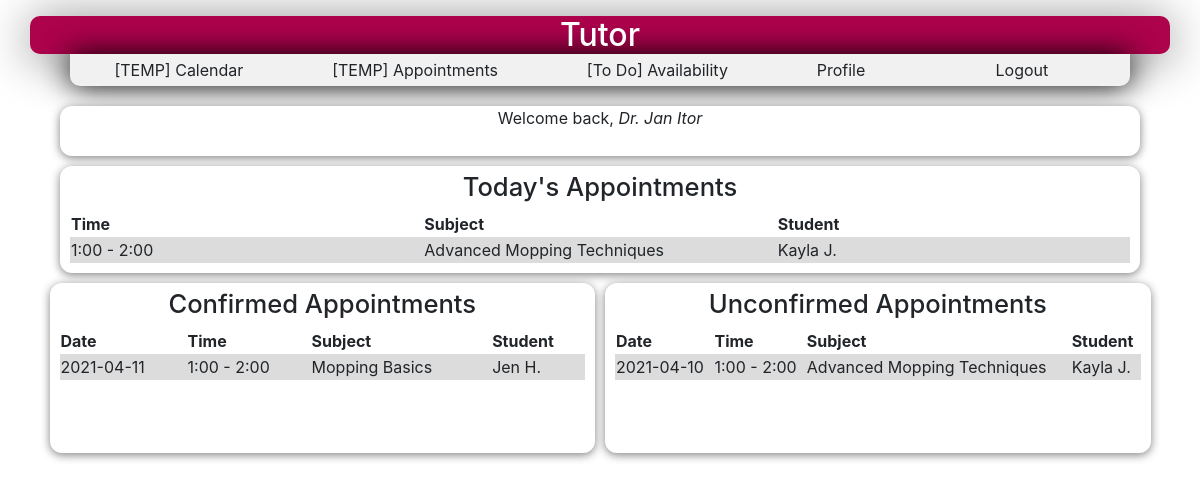
Page /pages/tutor-home.php (signed in) on the committed database.
### tables this page shows
CREATE TABLE IF NOT EXISTS `appointment` (
`id` int(3) NOT NULL,
  `tutor_id` int(3) NOT NULL,
  `date` date NOT NULL,
  `time_start` varchar(10) NOT NULL,
  `time_end` varchar(10) NOT NULL,
  `subject` varchar(50) NOT NULL,
  `status` varchar(11) NOT NULL DEFAULT 'Unconfirmed',
  `student_id` int(7) DEFAULT NULL,
  `time_off` bit(1) NOT NULL DEFAULT b'0',
  `assignment` text NOT NULL,
  `file` varchar(400) NOT NULL,
  `student_name` varchar(100) NOT NULL,
  `student_email` varchar(100) NOT NULL
);

CREATE TABLE IF NOT EXISTS `student` (
`id` int(7) NOT NULL,
  `name` varchar(50) NOT NULL,
  `email` varchar(50) NOT NULL
);

### scripts/query_functions.php (the view, shortened to what this page needs)
<?php
require_once('initialize.php');
function get_appointments($date)
{
    global $db;
    $sql = "SELECT Appointment.time_start, Appointment.time_end, Appointment.subject, Student.name
        FROM Appointment
        INNER JOIN Tutor ON Tutor.id = Appointment.tutor_id AND Tutor.id = " . $_SESSION['activeUser']['id'] . " AND Appointment.date = " . $date . "
        INNER JOIN Student ON Student.id = Appointment.student_id ORDER BY Appointment.time_start ASC";
    if (!$result = $db->query($sql)) {
        die ('There was an error running query[' . $connection->error . ']');
    }
    while($row = $result->fetch_assoc()) {
        echo "<tr><td>" . $row["time_start"] . " - " . $row["time_end"] . "</td><td>" . $row["subject"] . "</td><td>" . $row["name"] . "</td></tr>";
    }
}
function get_confirmed_appointments()
{
    global $db;
    $date = date_create('2021-04-10');
    $dateStr = $date->format('Y-m-d');
    $sql = "SELECT Appointment.date, Appointment.time_start, Appointment.time_end, Appointment.subject, Student.name
        FROM Appointment
        INNER JOIN Tutor ON Tutor.id = Appointment.tutor_id AND Tutor.id = " . $_SESSION['activeUser']['id'] . " AND Appointment.date > DATE '" . $dateStr . "' AND Appointment.status = 'Confirmed'
        INNER JOIN Student ON Student.id = Appointment.student_id ORDER BY Appointment.date ASC, Appointment.time_start";
    if (!$result = $db->query($sql)) {
        die ('There was an error running query[' . $connection->error . ']');
    }
    while($row = $result->fetch_assoc()) {
        echo "<tr><td>" . $row["date"] . "</td><td>" . $row["time_start"] . " - " . $row["time_end"] . "</td><td>" . $row["subject"] . "</td><td>" . $row["name"] . "</td></tr>";
    }
}
function get_unconfirmed_appointments()
{
    global $db;
    $date = date_create('2021-04-10');
    $dateStr = $date->format('Y-m-d');
    $sql = "SELECT Appointment.date, Appointment.time_start, Appointment.time_end, Appointment.subject, Student.name
        FROM Appointment
        INNER JOIN Tutor ON Tutor.id = Appointment.tutor_id AND Tutor.id = " . $_SESSION['activeUser']['id'] . " AND Appointment.date >= DATE '" . $dateStr . "' AND Appointment.status = 'Unconfirmed'
        INNER JOIN Student ON Student.id = Appointment.student_id ORDER BY Appointment.date ASC, Appointment.time_start";
    if (!$result = $db->query($sql)) {
        die ('There was an error running query[' . $connection->error . ']');
    }
    while($row = $result->fetch_assoc()) {
        echo "<tr><td>" . $row["date"] . "</td><td>" . $row["time_start"] . " - " . $row["time_end"] . "</td><td>" . $row["subject"] . "</td><td>" . $row["name"] . "</td></tr>";
    }
}
?>

### styles/style.css (style rules this page uses)
body { text-align: center; background: rgb(230, 227, 227); overflow: scroll; }
#appt-table tr td { width: 30%; }
table tr:nth-child(even) { background: gainsboro; }

### assets/fullcalendar/main.css (style rules this page uses)
:root { --fc-daygrid-event-dot-width: 8px; }
:root { --fc-list-event-dot-width: 10px; --fc-list-event-hover-bg-color: #f5f5f5; }

### rows in the picture
appointment: time_start "1:00", time_end "2:00", subject "Advanced Mopping Techniques", student.name "Kayla J.", date "2021-04-10"
appointment: date "2021-04-11", time_start "1:00", time_end "2:00", subject "Mopping Basics", student.name "Jen H."

### other values in the picture
$_SESSION["activeUser"]["name"] "Dr. Jan Itor"
